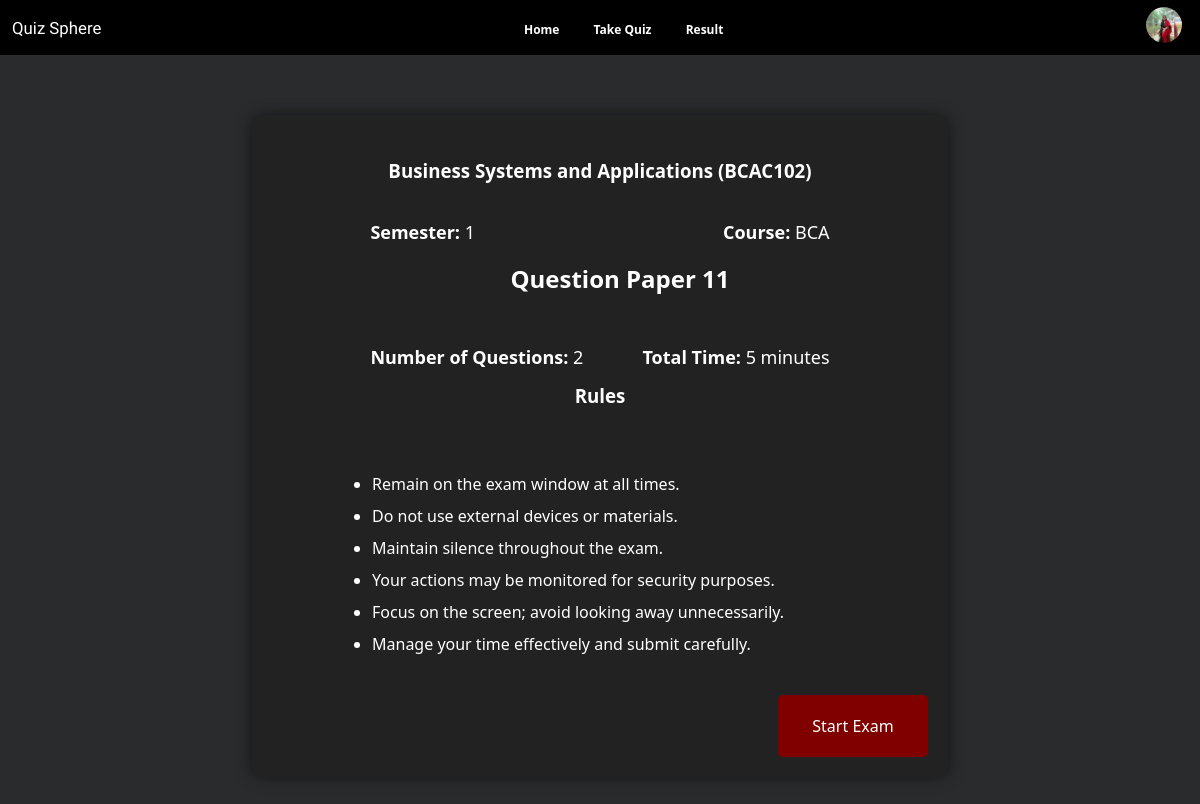
/Student_Allpage/questiondetails.php?paper_id=11 (signed in), run on the app's committed database.
### tables this page shows
CREATE TABLE `studentdetails` (
  `student_id` int(11) NOT NULL,
  `user_id` int(11) NOT NULL,
  `phone_no` varchar(15) NOT NULL,
  `dob` date NOT NULL,
  `gender` enum('male','female','other','prefer-not') NOT NULL,
  `course` varchar(50) NOT NULL,
  `semester` varchar(10) NOT NULL,
  `institute` varchar(255) NOT NULL,
  `profile_image` varchar(255) NOT NULL
);

CREATE TABLE `paperdetails` (
  `paper_id` int(11) NOT NULL,
  `subject_id` int(11) DEFAULT NULL,
  `num_of_questions` int(11) NOT NULL,
  `marks_per_question` int(11) NOT NULL,
  `time_limit` int(11) DEFAULT NULL,
  `submitted_by` varchar(255) NOT NULL DEFAULT 'admin'
);

CREATE TABLE `subjects` (
  `subject_id` int(11) NOT NULL,
  `subject_name` varchar(100) NOT NULL,
  `subject_code` varchar(10) NOT NULL,
  `course` varchar(100) NOT NULL,
  `semester` int(10) NOT NULL,
  `details` text DEFAULT NULL,
  `id_card` varchar(255) DEFAULT NULL,
  `submit_by` varchar(50) NOT NULL DEFAULT 'admin'
);

### Student_Allpage/questiondetails.php (the view, shortened to what this page needs)
<?php
include '../config.php';
$paper_id = isset($_GET['paper_id']) ? intval($_GET['paper_id']) : 0;
if ($paper_id) {
    $paper_query = "SELECT p.*, s.subject_name, s.subject_code, s.course, s.semester
                    FROM paperdetails p
                    JOIN subjects s ON p.subject_id = s.subject_id
                    WHERE p.paper_id = $paper_id";
    $paper_result = mysqli_query($conn, $paper_query);
    $paper = mysqli_fetch_assoc($paper_result);
}
?>
<!DOCTYPE html>
<html lang="en">
<head>
    <link rel="stylesheet" href="css/questiondetails.css">
    <link rel="stylesheet" href="../Navber/style.css">
</head>
<body>
    <?php include '../Navber/nav.php'; ?>
    <div class="container">
        <?php if ($paper_id && $paper): ?>
            <div class="question-paper">
                <h3><?php echo $paper['subject_name']; ?> (<?php echo $paper['subject_code']; ?>)</h3>
                <p class="para1"><b>Semester:</b> <?php echo $paper['semester']; ?></p>
                <p class="para2"><b>Course:</b> <?php echo $paper['course']; ?></p>
                <br>
                <h2>Question Paper <?php echo $paper['paper_id']; ?></h2>
                <br>
                <p class="para1"><b>Number of Questions:</b> <?php echo $paper['num_of_questions']; ?></p>
                <p class="para2"><b>Total Time:</b> <?php echo $paper['time_limit']; ?> minutes</p>
                <h3 class="rule">Rules</h3>
                <br>
                <ul>
                    <li>Remain on the exam window at all times.</li>
                    <li>Do not use external devices or materials.</li>
                    <li>Maintain silence throughout the exam.</li>
                    <li>Your actions may be monitored for security purposes.</li>
                    <li>Focus on the screen; avoid looking away unnecessarily.</li>
                    <li>Manage your time effectively and submit carefully.</li>
                </ul>
                <a href="exam.php?paper_id=<?php echo $paper['paper_id']; ?>" class="btn">Start Exam</a>
            </div>
        <?php endif; ?>
    </div>
</body>
</html>

### Navber/nav.php (shortened to what this page needs)
<?php
require '../config.php';
$user_id = $_SESSION['user_id'];
$query = $conn->prepare("SELECT u.name, s.profile_image FROM user u
                        JOIN studentdetails s ON u.id = s.user_id
                        WHERE u.id = ?");
$query->bind_param("i", $user_id);
$query->execute();
$result = $query->get_result();
if ($result->num_rows > 0) {
    $user = $result->fetch_assoc();
    $profile_image = $user['profile_image'];
} else {
    $name = "User Name";
    $profile_image = "image/icon.jpg";
}
?>
<!DOCTYPE html>
<html lang="en">
<head>
    <link rel="stylesheet" href="style.css">
</head>
<body>
    <header class="header">
        <div class="logo">
            <p class="quiz">Quiz Sphere</p>
        </div>
        <nav class="nav">
            <a href="../Student_home_page/studenthome.php">Home</a>
            <a href="../Student_Allpage/takequiz.php">Take Quiz</a>
            <a href="../Student_Allpage/resultlist.php">Result</a>
        </nav>
        <div class="profile">
            <img src="<?php echo htmlspecialchars($profile_image); ?>" alt="Profile Icon" class="profile-icon"
                onclick="togglePopup()">
        </div>
    </header>
</body>
</html>

### Student_Allpage/css/questiondetails.css (style rules this page uses)
* { margin: 0; padding: 0; box-sizing: border-box; }
body { background-color: #333; color: white; }
.question-paper { width: 60%; margin: auto; background-color: #222; box-shadow: 0 0 20px rgba(0, 0, 0, 0.633); margin-top: 3vw; padding: 3vw; align-items: center; }
h2 { padding-left: 40px; padding-top: 20px; }
.container { margin: 20px auto; text-align: center; }
.question-paper { width: 60%; margin: 20px auto; background-color: #222; padding: 20px; border-radius: 10px; box-shadow: 0 0 15px rgba(0, 0, 0, 0.5); text-align: center; }
.question-paper h2, .question-paper p { margin: 14px 0; }
.para1 { float: left; padding-left: 15%; }
.para2 { float: right; padding-right: 15%; }
.question-paper ul { text-align: left; margin: 20px 100px; width: 80%; }
.question-paper ul li { margin: 10px 0; }
.question-paper .btn { display: inline-block; padding: 20px 30px; background-color: maroon; color: white; border: none; border-radius: 5px; text-decoration: none; margin-top: 20px; }
.rule { padding: 0; }
p { padding-left: 40px; font-size: 18px; }
h3 { margin: 1.9vw 0vw; }
.btn { float: right; width: 150px; background-color: rgb(226, 44, 3); color: white; text-align: center; font-size: 16px; border: none; }

### Navber/style.css (style rules this page uses)
* { font-family: Arial, sans-serif; margin: 0; padding: 0; }
body { font-family: Arial, sans-serif; }
.quiz { font-family: "Leckerli One", cursive; color: rgb(255, 255, 255); font-size: 1.4vw; padding-left: 1vw; }
.header { display: flex; justify-content: space-between; align-items: center; background-color: #000000; position: relative; width: 100vw; }
.nav { flex: 2; text-align: center; }
.nav a { margin: 0 15px; text-decoration: none; color: rgb(255, 255, 255); font-size: 1vw; font-weight: bold; }
.profile { position: relative; }
.profile-icon { width: 3vw; cursor: pointer; margin-right: 1.5vw; border-radius: 50%; padding: 0.6vw 0vw; }

### Admin_Allpages/css/style.css (style rules this page uses)
* { margin: 0; padding: 0; font-family: system-ui, -apple-system, BlinkMacSystemFont, "Segoe UI", Roboto, Oxygen, Ubuntu, Cantarell, "Open Sans", "Helvetica Neue", sans-serif; }
body { background-color: #292b2c; color: #ffffff; }
.btn { background-color: #007bff; color: white; padding: 10px 20px; border: none; border-radius: 5px; cursor: pointer; }
.container { display: flex; justify-content: center; flex-wrap: wrap; padding: 20px; }

### data on the page
studentdetails: profile_image (picture)
paperdetails: subject.subject_name "Business Systems and Applications", subject.subject_code "BCAC102", subject.semester "1", subject.course "BCA", paper_id "11", num_of_questions "2", time_limit "5"
